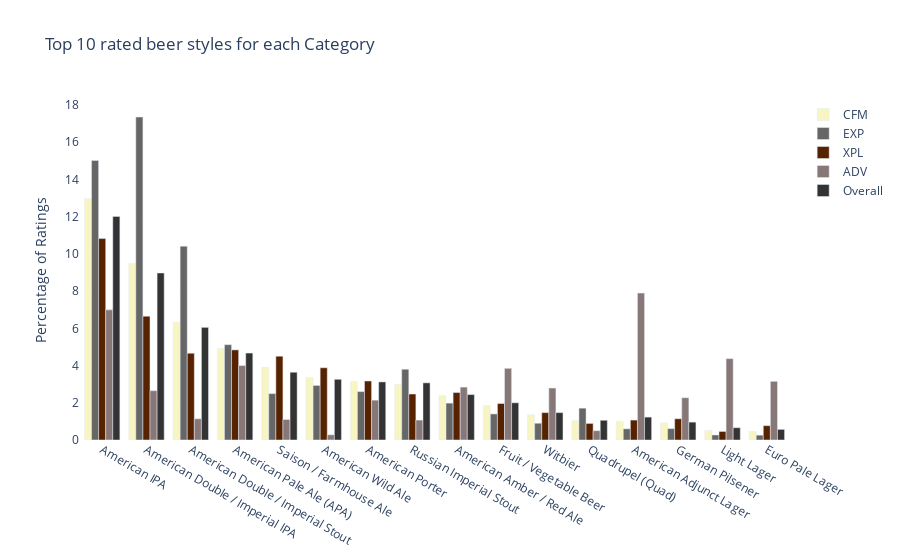

Source (notebook cell):
### Code cell
# create interactive vertical bar plot of top 10 styles for each category using style_count
# you can click on a category to display it and the plot are superimposed on each other

import plotly.graph_objects as go

fig = go.Figure()


fig.add_trace(go.Bar(
    y=cfm_style_count.values,
    x=cfm_style_count.index,
    name="CFM",
    orientation='v',
    marker_color='#F7F5C2'
))
fig.add_trace(go.Bar(
    y=exp_style_count.values,
    x=exp_style_count.index,
    name="EXP",
    orientation='v',
    marker_color='#666666'
))
fig.add_trace(go.Bar(
    y=xpl_style_count.values,
    x=xpl_style_count.index,
    name="XPL",
    orientation='v',

    marker_color='#572200'
))
fig.add_trace(go.Bar(
    y=adv_style_count.values,
    x=adv_style_count.index,
    name="ADV",
    orientation='v',
    marker_color='#887777'
))
fig.add_trace(go.Bar(
    y=overall_style_count.values,
    x=overall_style_count.index,
    name="Overall",
    orientation='v',
    marker_color='#333333'
))

# make plot transparent
fig.update_layout(paper_bgcolor='rgba(0,0,0,0)', plot_bgcolor='rgba(0,0,0,0)')

# set the x-axis to be the style names
fig.update_layout(xaxis={'categoryorder':'array', 'categoryarray':cfm_style_count.index})

# set the y-axis to be the percentage of ratings
fig.update_layout(yaxis_title="Percentage of Ratings")

# set the title
fig.update_layout(title_text="Top 10 rated beer styles for each Category")

fig.update_layout(barmode='group')
fig.show()

### Figure 1 — Plotly figure (JSON) as saved in the notebook; plotly's stock layout.template omitted (floating-point values rounded to 4 significant figures)
{"data": [{"marker": {"color": "#F7F5C2"}, "name": "CFM", "orientation": "v", "type": "bar", "x": ["American IPA", "American Double / Imperial IPA", "American Double / Imperial Stout", "American Pale Ale (APA)", "Saison / Farmhouse Ale", "American Wild Ale", "American Porter", "Russian Imperial Stout", "American Amber / Red Ale", "Fruit / Vegetable Beer", "Witbier", "Quadrupel (Quad)", "American Adjunct Lager", "German Pilsener", "Light Lager", "Euro Pale Lager"], "y": [12.96, 9.5, 6.33, 4.92, 3.91, 3.36, 3.15, 2.98, 2.38, 1.85, 1.36, 1.04, 1, 0.92, 0.52, 0.46]}, {"marker": {"color": "#666666"}, "name": "EXP", "orientation": "v", "type": "bar", "x": ["American Double / Imperial IPA", "American IPA", "American Double / Imperial Stout", "American Pale Ale (APA)", "Russian Imperial Stout", "American Wild Ale", "American Porter", "Saison / Farmhouse Ale", "American Amber / Red Ale", "Quadrupel (Quad)", "Fruit / Vegetable Beer", "Witbier", "German Pilsener", "American Adjunct Lager", "Light Lager", "Euro Pale Lager"], "y": [17.35, 15.02, 10.41, 5.12, 3.8, 2.93, 2.6, 2.49, 1.98, 1.71, 1.4, 0.9, 0.61, 0.6, 0.27, 0.26]}, {"marker": {"color": "#572200"}, "name": "XPL", "orientation": "v", "type": "bar", "x": ["American IPA", "American Double / Imperial IPA", "American Pale Ale (APA)", "American Double / Imperial Stout", "Saison / Farmhouse Ale", "American Wild Ale", "American Porter", "American Amber / Red Ale", "Russian Imperial Stout", "Fruit / Vegetable Beer", "Witbier", "German Pilsener", "American Adjunct Lager", "Quadrupel (Quad)", "Euro Pale Lager", "Light Lager"], "y": [10.82, 6.65, 4.84, 4.66, 4.5, 3.88, 3.17, 2.55, 2.47, 1.96, 1.47, 1.14, 1.07, 0.89, 0.77, 0.46]}, {"marker": {"color": "#887777"}, "name": "ADV", "orientation": "v", "type": "bar", "x": ["American Adjunct Lager", "American IPA", "Light Lager", "American Pale Ale (APA)", "Fruit / Vegetable Beer", "Euro Pale Lager", "American Amber / Red Ale", "Witbier", "American Double / Imperial IPA", "German Pilsener", "American Porter", "American Double / Imperial Stout", "Saison / Farmhouse Ale", "Russian Imperial Stout", "Quadrupel (Quad)", "American Wild Ale"], "y": [7.89, 6.99, 4.37, 4, 3.85, 3.15, 2.84, 2.79, 2.65, 2.27, 2.14, 1.14, 1.1, 1.07, 0.5, 0.28]}, {"marker": {"color": "#333333"}, "name": "Overall", "orientation": "v", "type": "bar", "x": ["American IPA", "American Double / Imperial IPA", "American Double / Imperial Stout", "American Pale Ale (APA)", "Saison / Farmhouse Ale", "American Wild Ale", "American Porter", "Russian Imperial Stout", "American Amber / Red Ale", "Fruit / Vegetable Beer", "Witbier", "American Adjunct Lager", "Quadrupel (Quad)", "German Pilsener", "Light Lager", "Euro Pale Lager"], "y": [12.01, 8.97, 6.05, 4.67, 3.64, 3.26, 3.12, 3.07, 2.44, 2, 1.47, 1.23, 1.06, 0.96, 0.66, 0.57]}], "layout": {"barmode": "group", "paper_bgcolor": "rgba(0,0,0,0)", "plot_bgcolor": "rgba(0,0,0,0)", "title": {"text": "Top 10 rated beer styles for each Category"}, "xaxis": {"categoryarray": ["American IPA", "American Double / Imperial IPA", "American Double / Imperial Stout", "American Pale Ale (APA)", "Saison / Farmhouse Ale", "American Wild Ale", "American Porter", "Russian Imperial Stout", "American Amber / Red Ale", "Fruit / Vegetable Beer", "Witbier", "Quadrupel (Quad)", "American Adjunct Lager", "German Pilsener", "Light Lager", "Euro Pale Lager"], "categoryorder": "array"}, "yaxis": {"title": {"text": "Percentage of Ratings"}}}}
